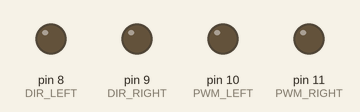
The sketch below on a simulated Arduino Uno, built with avr-gcc and run on an emulated ATmega328P. Shown: output pins drawn as LEDs (lit = HIGH).

Above: at 2.5 s.
At 7.5 s:
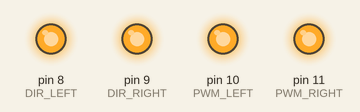
Timing chart, 0 to 13.0 s (numbered marks = the images above):
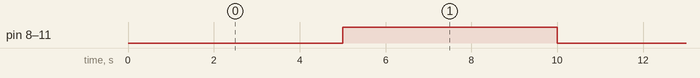

Measured:
- by itself, pin 8 (DIR_LEFT), pin 9 (DIR_RIGHT), pin 10 (PWM_LEFT), pin 11 (PWM_RIGHT): alternates HIGH for 5.0 s and LOW for 5.0 s

The sketch:

simpleMoveCode.ino
```cpp
int DIR_LEFT = 8;
int DIR_RIGHT = 9;
int PWM_LEFT = 10;
int PWM_RIGHT = 11;
//---------------------------------------------
void setup() {
pinMode(DIR_LEFT,OUTPUT);   //Dir RIGHT
pinMode(DIR_RIGHT,OUTPUT);   // Dir LEFT
pinMode(PWM_LEFT,OUTPUT);  //PWM LEFT
pinMode(PWM_RIGHT,OUTPUT);  //PWM RIGHT

}
//---------------------------------------------
void loop() {

move_stop();
delay(5000);
move_forward();
delay(5000);
}
//---------------------------------------------
void move_forward(){
  digitalWrite(DIR_LEFT,HIGH);
  digitalWrite(DIR_RIGHT,HIGH);
  analogWrite(PWM_LEFT,255);
  analogWrite(PWM_RIGHT,255);
}
void move_back(){
  digitalWrite(DIR_LEFT,LOW);
  digitalWrite(DIR_RIGHT,LOW);
  analogWrite(PWM_LEFT,255);
  analogWrite(PWM_RIGHT,255);
}
void move_left(){
  digitalWrite(DIR_LEFT,LOW);
  digitalWrite(DIR_RIGHT,HIGH);
  analogWrite(PWM_LEFT,50);
  analogWrite(PWM_RIGHT,150);
}
void move_right(){
  digitalWrite(DIR_LEFT,HIGH);
  digitalWrite(DIR_RIGHT,LOW);
  analogWrite(PWM_LEFT,150);
  analogWrite(PWM_RIGHT,50);
}
void move_stop(){
  digitalWrite(DIR_LEFT,LOW);
  digitalWrite(DIR_RIGHT,LOW);
  analogWrite(PWM_LEFT,0);
  analogWrite(PWM_RIGHT,0);
}
```
